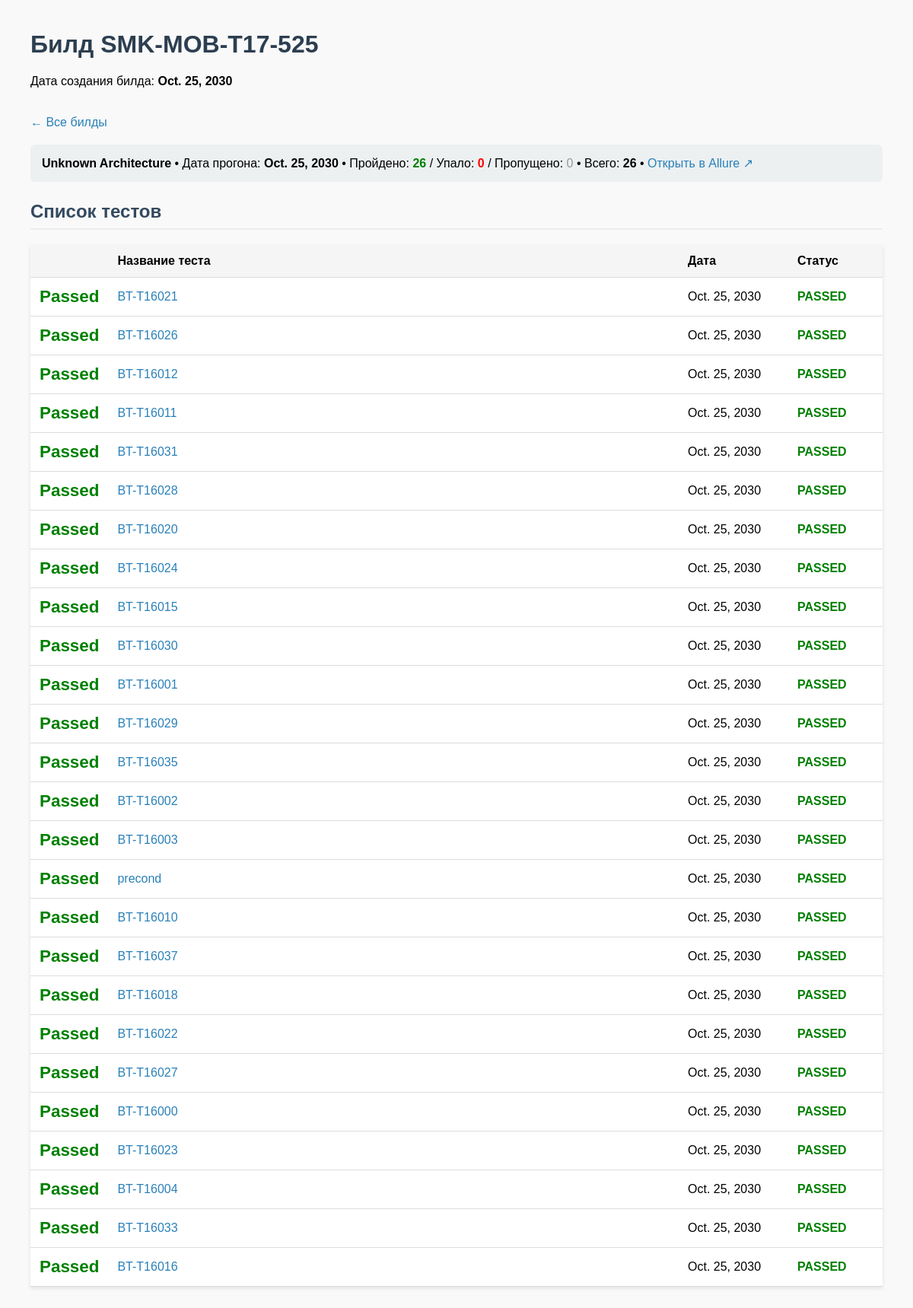
/build/15/, run on the app's committed database.
### reports/models.py (models this page shows, shortened)
class Build(models.Model):
    build_number = models.CharField(max_length=50, unique=True)  # Номер билда, e.g., 'SMK-MOB-T17-593'
    date = models.DateField()  # Дата билда
    created_at = models.DateTimeField(auto_now_add=True)

class TestRun(models.Model):
    build = models.ForeignKey(Build, on_delete=models.CASCADE, related_name='test_runs')
    architecture = models.CharField(max_length=100)  # Архитектура, e.g., 'Astra 1.8'
    os_version = models.CharField(max_length=50)  # Версия ОС
    status = models.CharField(max_length=20, choices=[('passed', 'Passed'), ('failed', 'Failed'), ('skipped', 'Skipped')])  # Общий статус
    total_tests = models.IntegerField(default=0)
    passed_tests = models.IntegerField(default=0)
    failed_tests = models.IntegerField(default=0)
    skipped_tests = models.IntegerField(default=0)
    run_date = models.DateField()  # Дата прогона
    allure_report_url = models.URLField(blank=True, null=True)  # Ссылка на Allure-отчёт

class TestCaseRun(models.Model):
    test_run = models.ForeignKey(TestRun, on_delete=models.CASCADE, related_name='test_cases')
    test_name = models.CharField(max_length=200)  # Имя теста, e.g., 'astra-ilev1-control'
    status = models.CharField(max_length=20, choices=[('passed', 'Passed'), ('failed', 'Failed'), ('skipped', 'Skipped')])
    execution_date = models.DateField()  # Дата выполнения этого теста

### reports/views.py (the view)
# urls.py: path('build/<int:build_id>/', views.build_detail, name='build_detail'),
def build_detail(request, build_id):
    build = get_object_or_404(Build, id=build_id)
    test_runs = build.test_runs.all()
    return render(request, 'reports/build_detail.html', {'build': build, 'test_runs': test_runs})

### reports/templates/reports/build_detail.html (shortened to what this page needs)
{% load static %}
<!DOCTYPE html>
<html lang="ru">
<head>
</head>
<body>
    <h1>Билд <strong>{{ build.build_number }}</strong></h1>
    <p>Дата создания билда: <strong>{{ build.date }}</strong></p>
    <a href="{% url 'build_list' %}" class="back-link">← Все билды</a>
    {% for run in test_runs %}
        <div class="summary">
            <strong>{{ run.architecture }}</strong> •
            Дата прогона: <strong>{{ run.run_date }}</strong> •
            Пройдено: <span class="passed">{{ run.passed_tests }}</span> /
            Упало: <span class="failed">{{ run.failed_tests }}</span> /
            Пропущено: <span class="skipped">{{ run.skipped_tests }}</span> •
            Всего: <strong>{{ run.total_tests }}</strong>
            {% if run.allure_report_url %}
                • <a href="{{ run.allure_report_url }}" target="_blank">Открыть в Allure ↗</a>
            {% endif %}
        </div>
        <h2>Список тестов</h2>
        <table>
            <thead>
                <tr>
                    <th width="50"> </th>
                    <th>Название теста</th>
                    <th width="120">Дата</th>
                    <th width="100">Статус</th>
                </tr>
            </thead>
            <tbody>
                {% for case in run.test_cases.all %}
                    <tr>
                        <td class="status-icon">
                            {% if case.status == "passed" %}
                                <span class="passed">Passed</span>
                            {% elif case.status == "failed" %}
                                <span class="failed">Failed</span>
                            {% else %}
                                <span class="skipped">Skipped</span>
                            {% endif %}
                        </td>
                        <td>
                            <a href="{% url 'test_history' case.test_name|urlencode %}">
                                {{ case.test_name }}
                            </a>
                        </td>
                        <td>{{ case.execution_date }}</td>
                        <td>
                            <strong class="{% if case.status == 'passed' %}passed{% elif case.status == 'failed' %}failed{% else %}skipped{% endif %}">
                                {{ case.status|upper }}
                            </strong>
                        </td>
                    </tr>
                {% empty %}
                    <tr>
                        <td colspan="4" style="text-align:center; color:#999;">
                            Тесты не загружены
                        </td>
                    </tr>
                {% endfor %}
            </tbody>
        </table>
    {% empty %}
        <p style="color:#999; font-style:italic;">Для этого билда ещё нет загруженных прогонов.</p>
    {% endfor %}
</body>
</html>

### reports/templates/reports/build_detail.html (style rules this page uses)
body { font-family: Arial, sans-serif; margin: 40px; background: #f9f9f9; }
h1 { color: #2c3e50; }
h2 { color: #34495e; border-bottom: 2px solid #eee; padding-bottom: 8px; }
table { width: 100%; border-collapse: collapse; margin: 20px 0; background: white; box-shadow: 0 2px 5px rgba(0,0,0,0.1); }
th, td { padding: 12px; text-align: left; border-bottom: 1px solid #ddd; }
th { background: #f5f5f5; }
.passed { color: green; font-weight: bold; }
.failed { color: red; font-weight: bold; }
.skipped { color: #999; }
.status-icon { font-size: 1.4em; }
a { color: #2980b9; text-decoration: none; }
.back-link { margin: 20px 0; display: inline-block; }
.summary { background: #ecf0f1; padding: 15px; border-radius: 6px; margin-bottom: 25px; }

### data on the page
Build: build_number "SMK-MOB-T17-525", date "Oct. 25, 2030"
TestRun: architecture "Unknown Architecture", run_date "Oct. 25, 2030", passed_tests "26", failed_tests "0", skipped_tests "0", total_tests "26"
TestCaseRun: shows "Passed", test_name "BT-T16021", execution_date "Oct. 25, 2030", status "PASSED"
TestCaseRun: shows "Passed", test_name "BT-T16026", execution_date "Oct. 25, 2030", status "PASSED"
TestCaseRun: shows "Passed", test_name "BT-T16012", execution_date "Oct. 25, 2030", status "PASSED"
TestCaseRun: shows "Passed", test_name "BT-T16011", execution_date "Oct. 25, 2030", status "PASSED"
TestCaseRun: shows "Passed", test_name "BT-T16031", execution_date "Oct. 25, 2030", status "PASSED"
TestCaseRun: shows "Passed", test_name "BT-T16028", execution_date "Oct. 25, 2030", status "PASSED"
TestCaseRun: shows "Passed", test_name "BT-T16020", execution_date "Oct. 25, 2030", status "PASSED"
TestCaseRun: shows "Passed", test_name "BT-T16024", execution_date "Oct. 25, 2030", status "PASSED"
TestCaseRun: shows "Passed", test_name "BT-T16015", execution_date "Oct. 25, 2030", status "PASSED"
TestCaseRun: shows "Passed", test_name "BT-T16030", execution_date "Oct. 25, 2030", status "PASSED"
TestCaseRun: shows "Passed", test_name "BT-T16001", execution_date "Oct. 25, 2030", status "PASSED"
TestCaseRun: shows "Passed", test_name "BT-T16029", execution_date "Oct. 25, 2030", status "PASSED"
TestCaseRun: shows "Passed", test_name "BT-T16035", execution_date "Oct. 25, 2030", status "PASSED"
TestCaseRun: shows "Passed", test_name "BT-T16002", execution_date "Oct. 25, 2030", status "PASSED"
TestCaseRun: shows "Passed", test_name "BT-T16003", execution_date "Oct. 25, 2030", status "PASSED"
TestCaseRun: shows "Passed", test_name "precond", execution_date "Oct. 25, 2030", status "PASSED"
TestCaseRun: shows "Passed", test_name "BT-T16010", execution_date "Oct. 25, 2030", status "PASSED"
TestCaseRun: shows "Passed", test_name "BT-T16037", execution_date "Oct. 25, 2030", status "PASSED"
TestCaseRun: shows "Passed", test_name "BT-T16018", execution_date "Oct. 25, 2030", status "PASSED"
TestCaseRun: shows "Passed", test_name "BT-T16022", execution_date "Oct. 25, 2030", status "PASSED"
TestCaseRun: shows "Passed", test_name "BT-T16027", execution_date "Oct. 25, 2030", status "PASSED"
TestCaseRun: shows "Passed", test_name "BT-T16000", execution_date "Oct. 25, 2030", status "PASSED"
TestCaseRun: shows "Passed", test_name "BT-T16023", execution_date "Oct. 25, 2030", status "PASSED"
TestCaseRun: shows "Passed", test_name "BT-T16004", execution_date "Oct. 25, 2030", status "PASSED"
TestCaseRun: shows "Passed", test_name "BT-T16033", execution_date "Oct. 25, 2030", status "PASSED"
TestCaseRun: shows "Passed", test_name "BT-T16016", execution_date "Oct. 25, 2030", status "PASSED"
